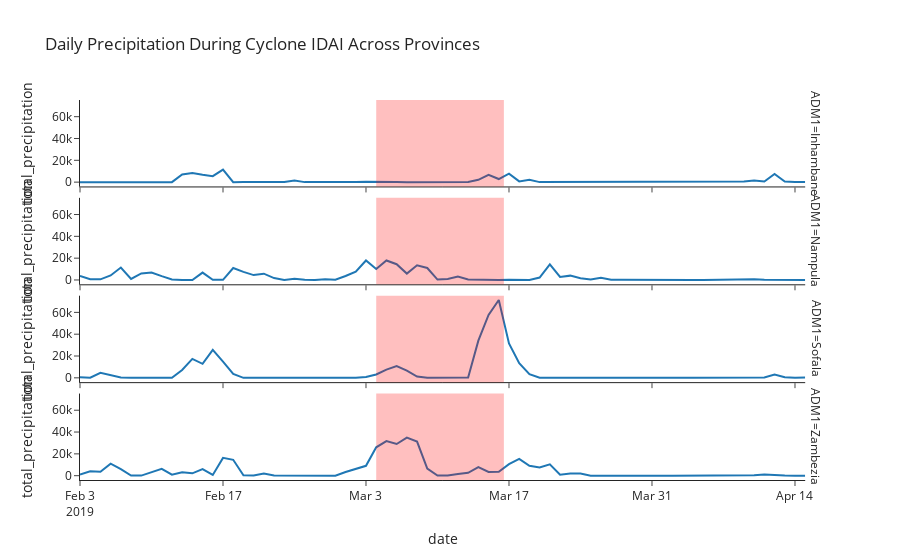

This figure's notebook cell:
### Markdown cell above
### 1. Cyclone Idai: 2019-03-04

### Code cell
plot_precip("IDAI", df_imerg, gdf_ibtracs)
map_tracks("IDAI", gdf_ibtracs)
